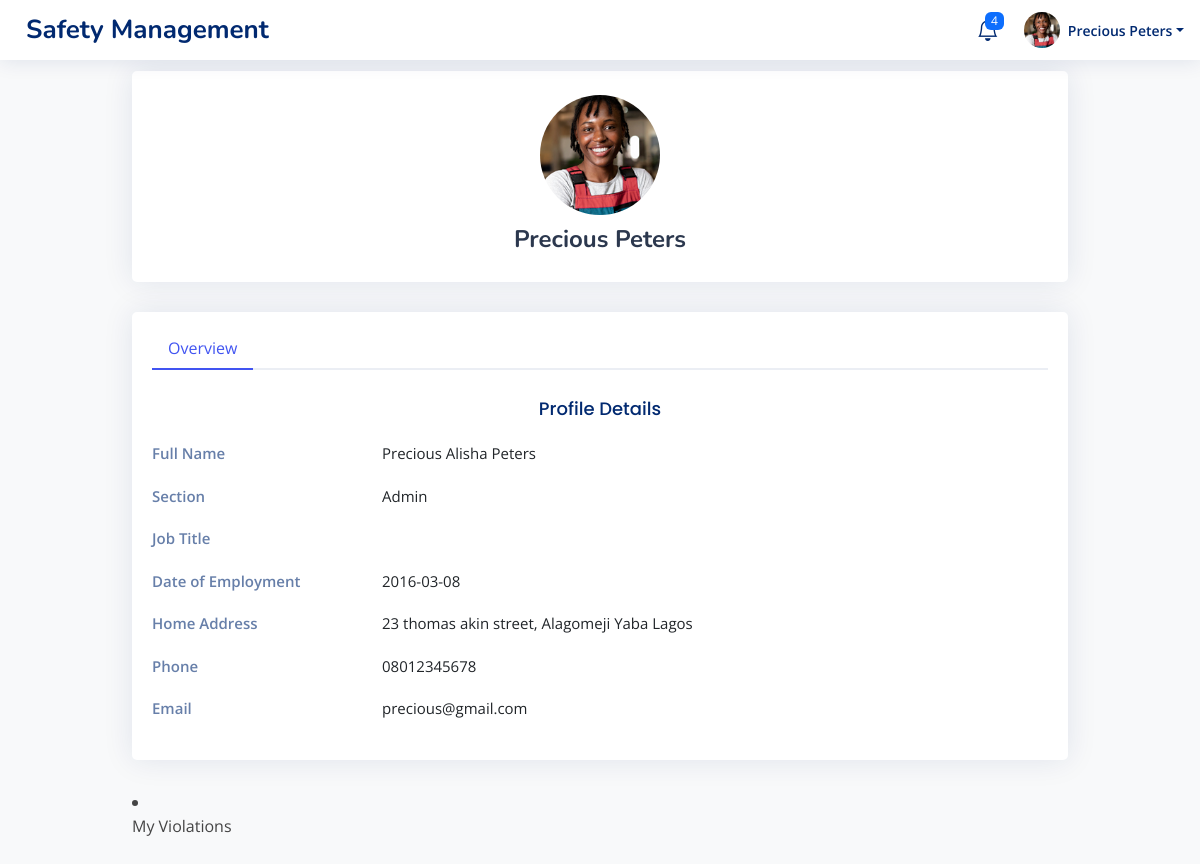
Page /safety-officer-dashboard.php (signed in) on the committed database.
### tables this page shows
CREATE TABLE `users` (
  `user_id` int(11) NOT NULL,
  `email` varchar(255) NOT NULL,
  `staff_id` varchar(255) NOT NULL,
  `is_registered` enum('0','1') NOT NULL,
  `password` varchar(255) NOT NULL,
  `first_name` varchar(255) NOT NULL,
  `middle_name` varchar(255) DEFAULT NULL,
  `surname` varchar(255) NOT NULL,
  `profile_picture_path` varchar(255) NOT NULL,
  `role` enum('anonymous','employee','safety officer','admin') NOT NULL DEFAULT 'anonymous',
  `section` varchar(255) DEFAULT NULL,
  `department` varchar(255) DEFAULT NULL,
  `phone` varchar(20) DEFAULT NULL,
  `job_title` varchar(255) DEFAULT NULL,
  `date_of_employment` date DEFAULT NULL,
  `home_address` text DEFAULT NULL
);

### safety-officer-dashboard.php (the view, shortened to what this page needs)
<?php
$host = 'localhost';
$dbname = 'safety_management';
$username = 'root';
$password = '';
try {
    $pdo = new PDO("mysql:host=$host;dbname=$dbname", $username, $password);
    $pdo->setAttribute(PDO::ATTR_ERRMODE, PDO::ERRMODE_EXCEPTION);
    $email = $_SESSION['email'];
    $stmt = $pdo->prepare("SELECT * FROM users WHERE email = :email");
    $stmt->execute(['email' => $email]);
    $user = $stmt->fetch(PDO::FETCH_ASSOC);
} catch (PDOException $e) {
    die("Database connection failed: " . $e->getMessage());
}
$profile_picture = !empty($user['profile_picture_path']) ? $user['profile_picture_path'] : 'assets/img/users/avatar.png';
?>
<!DOCTYPE html>
<html lang="en">
<head>
    <link href="assets/vendor/bootstrap/css/bootstrap.min.css" rel="stylesheet">
    <link href="assets/vendor/bootstrap-icons/bootstrap-icons.css" rel="stylesheet">
    <link href="assets/vendor/boxicons/css/boxicons.min.css" rel="stylesheet">
    <link href="assets/vendor/quill/quill.snow.css" rel="stylesheet">
    <link href="assets/vendor/quill/quill.bubble.css" rel="stylesheet">
    <link href="assets/vendor/remixicon/remixicon.css" rel="stylesheet">
    <link href="assets/vendor/simple-datatables/style.css" rel="stylesheet">
    <link href="assets/css/style.css" rel="stylesheet">
</head>
<body>
    <header id="header" class="header fixed-top d-flex align-items-center">
        <div class="d-flex align-items-center justify-content-between">
            <a href="index.php" class="logo d-flex align-items-center">
                <span class="d-none d-lg-block">Safety Management</span>
            </a>
        </div>
        <nav class="header-nav ms-auto">
            <ul class="d-flex align-items-center">
                <li class="nav-item dropdown">
                    <a class="nav-link nav-icon" href="#" data-bs-toggle="dropdown">
                        <i class="bi bi-bell"></i>
                        <span class="badge bg-primary badge-number">4</span>
                    </a>
                </li>
                <li class="nav-item dropdown pe-3">
                    <a class="nav-link nav-profile d-flex align-items-center pe-0" href="#" data-bs-toggle="dropdown">
                        <img src="<?php echo htmlspecialchars($profile_picture); ?>" alt="Profile"
                            class="rounded-circle">
                        <span
                            class="d-none d-md-block dropdown-toggle ps-2"><?php echo htmlspecialchars($user['first_name'] . ' ' . $user['surname']); ?></span>
                    </a>
                </li>
            </ul>
        </nav>
    </header>
    <div class="main-content">
        <div class="pagetitle">
            <h1>Profile</h1>
        </div>
        <section class="section profile">
            <div class="row">
                <div class="col-xl-12">
                    <div class="card">
                        <div class="card-body profile-card pt-4 d-flex flex-column align-items-center">
                            <img src="<?php echo htmlspecialchars($profile_picture); ?>" alt="Profile"
                                class="rounded-circle">
                            <h2><?php echo htmlspecialchars($user['first_name'] . ' ' . $user['surname']); ?></h2>
                        </div>
                    </div>
                </div>
                <div class="col-xl-12">
                    <div class="card">
                        <div class="card-body pt-3">
                            <ul class="nav nav-tabs nav-tabs-bordered">
                                <li class="nav-item">
                                    <button class="nav-link active" data-bs-toggle="tab"
                                        data-bs-target="#profile-overview">Overview</button>
                                </li>
                            </ul>
                            <div class="tab-content pt-2">
                                <div class="tab-pane fade show active profile-overview" id="profile-overview">
                                    <h5 class="card-title text-center">Profile Details</h5>
                                    <div class="row">
                                        <div class="col-lg-3 col-md-4 label">Full Name</div>
                                        <div class="col-lg-9 col-md-8">
                                            <?php echo htmlspecialchars($user['first_name'] . ' ' . ($user['middle_name'] ?? '') . ' ' . $user['surname']); ?>
                                        </div>
                                    </div>
                                    <div class="row">
                                        <div class="col-lg-3 col-md-4 label">Section</div>
                                        <div class="col-lg-9 col-md-8">
                                            <?php echo htmlspecialchars($user['section'] ?? ''); ?></div>
                                    </div>
                                    <div class="row">
                                        <div class="col-lg-3 col-md-4 label">Job Title</div>
                                        <div class="col-lg-9 col-md-8">
                                            <?php echo htmlspecialchars($user['job_title'] ?? ''); ?></div>
                                    </div>
                                    <div class="row">
                                        <div class="col-lg-3 col-md-4 label">Date of Employment</div>
                                        <div class="col-lg-9 col-md-8">
                                            <?php echo htmlspecialchars($user['date_of_employment'] ?? ''); ?></div>
                                    </div>
                                    <div class="row">
                                        <div class="col-lg-3 col-md-4 label">Home Address</div>
                                        <div class="col-lg-9 col-md-8">
                                            <?php echo htmlspecialchars($user['home_address'] ?? ''); ?></div>
                                    </div>
                                    <div class="row">
                                        <div class="col-lg-3 col-md-4 label">Phone</div>
                                        <div class="col-lg-9 col-md-8">
                                            <?php echo htmlspecialchars($user['phone'] ?? ''); ?></div>
                                    </div>
                                    <div class="row">
                                        <div class="col-lg-3 col-md-4 label">Email</div>
                                        <div class="col-lg-9 col-md-8">
                                            <?php echo htmlspecialchars($user['email'] ?? ''); ?></div>
                                    </div>
                                </div>
                            </div>
                        </div>
                    </div>
                </div>
            </div>
        </section>
        <li class="nav-item">
            <button class="nav-link" data-bs-toggle="tab" data-bs-target="#my-violations">My Violations</button>
        </li>
</body>
</html>

### assets/css/style.css (style rules this page uses)
:root { scroll-behavior: smooth; }
body { font-family: "Open Sans", sans-serif; background: #f6f9ff; color: #444444; }
a { color: #4154f1; text-decoration: none; }
h1, h2, h3, h4, h5, h6 { font-family: "Nunito", sans-serif; }
.pagetitle { margin-bottom: 10px; }
.pagetitle h1 { font-size: 24px; margin-bottom: 0; font-weight: 600; color: #012970; }
.card { margin-bottom: 30px; border: none; border-radius: 5px; box-shadow: 0px 0 30px rgba(1, 41, 112, 0.1); }
.card-title { padding: 20px 0 15px 0; font-size: 18px; font-weight: 500; color: #012970; font-family: "Poppins", sans-serif; }
.card-body { padding: 0 20px 20px 20px; }
.nav-tabs-bordered { border-bottom: 2px solid #ebeef4; }
.nav-tabs-bordered .nav-link { margin-bottom: -2px; border: none; color: #2c384e; }
.nav-tabs-bordered .nav-link.active { background-color: #fff; color: #4154f1; border-bottom: 2px solid #4154f1; }
.logo { line-height: 1; }
@media (min-width: 1200px) { .logo { width: 280px; } }
.logo span { font-size: 26px; font-weight: 700; color: #012970; font-family: "Nunito", sans-serif; }
.header { transition: all 0.5s; z-index: 997; height: 60px; box-shadow: 0px 2px 20px rgba(1, 41, 112, 0.1); background-color: #fff; padding-left: 20px; }
.header-nav ul { list-style: none; }
.header-nav>ul { margin: 0; padding: 0; }
.header-nav .nav-icon { font-size: 22px; color: #012970; margin-right: 25px; position: relative; }
.header-nav .nav-profile { color: #012970; }
.header-nav .nav-profile img { max-height: 36px; }
.header-nav .nav-profile span { font-size: 14px; font-weight: 600; }
.header-nav .badge-number { position: absolute; inset: -2px -5px auto auto; font-weight: normal; font-size: 12px; padding: 3px 6px; }
.profile .profile-card img { max-width: 120px; }
.profile .profile-card h2 { font-size: 24px; font-weight: 700; color: #2c384e; margin: 10px 0 0 0; }
.profile .profile-overview .row { margin-bottom: 20px; font-size: 15px; }
.profile .profile-overview .card-title { color: #012970; }
.profile .profile-overview .label { font-weight: 600; color: rgba(1, 41, 112, 0.6); }

### safety-officer-dashboard.php (style rules this page uses)
body { font-family: 'Open Sans', sans-serif; background-color: #f8f9fa; }
.main-content { margin-left: 250px; padding: 2rem; max-width: 1000px; margin: auto; }
.rounded-circle { border-radius: 50% !important; object-fit: cover; }

### rows in the picture
users: profile_picture_path (picture), first_name+surname "Precious Peters", first_name+middle_name+surname "Precious Alisha Peters", section "Admin", date_of_employment "2016-03-08", home_address "23 thomas akin street, Alagomeji Yaba Lagos", phone "08012345678", email "precious@gmail.com"
